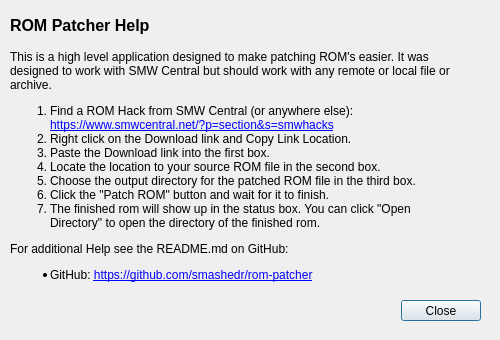
<?xml version="1.0" encoding="UTF-8"?>
<ui version="4.0">
 <class>HelpDialog</class>
 <widget class="QDialog" name="HelpDialog">
  <property name="geometry">
   <rect>
    <x>0</x>
    <y>0</y>
    <width>500</width>
    <height>340</height>
   </rect>
  </property>
  <property name="minimumSize">
   <size>
    <width>446</width>
    <height>340</height>
   </size>
  </property>
  <property name="maximumSize">
   <size>
    <width>500</width>
    <height>340</height>
   </size>
  </property>
  <property name="windowTitle">
   <string>Help - ROM Patcher</string>
  </property>
  <widget class="QDialogButtonBox" name="buttonBox">
   <property name="geometry">
    <rect>
     <x>60</x>
     <y>300</y>
     <width>421</width>
     <height>21</height>
    </rect>
   </property>
   <property name="layoutDirection">
    <enum>Qt::LeftToRight</enum>
   </property>
   <property name="orientation">
    <enum>Qt::Horizontal</enum>
   </property>
   <property name="standardButtons">
    <set>QDialogButtonBox::Close</set>
   </property>
  </widget>
  <widget class="QLabel" name="label">
   <property name="geometry">
    <rect>
     <x>10</x>
     <y>50</y>
     <width>451</width>
     <height>241</height>
    </rect>
   </property>
   <property name="minimumSize">
    <size>
     <width>0</width>
     <height>241</height>
    </size>
   </property>
   <property name="maximumSize">
    <size>
     <width>16777215</width>
     <height>241</height>
    </size>
   </property>
   <property name="layoutDirection">
    <enum>Qt::LeftToRight</enum>
   </property>
   <property name="text">
    <string>&lt;p&gt;This is a high level application designed to make patching ROM's easier. It was designed to work with SMW Central but should work with any remote or local file or archive.&lt;/p&gt;
&lt;ol&gt;
    &lt;li&gt;
        Find a ROM Hack from SMW Central (or anywhere else):&lt;br&gt;
        &lt;a href=&quot;https://www.smwcentral.net/?p=section&amp;s=smwhacks&quot; target=&quot;_blank&quot;&gt;https://www.smwcentral.net/?p=section&amp;s=smwhacks&lt;/a&gt;
    &lt;/li&gt;
    &lt;li&gt;
        Right click on the Download link and Copy Link Location.
    &lt;/li&gt;
    &lt;li&gt;
        Paste the Download link into the first box.
    &lt;/li&gt;
    &lt;li&gt;
        Locate the location to your source ROM file in the second box.
    &lt;/li&gt;
    &lt;li&gt;
        Choose the output directory for the patched ROM file in the third box.
    &lt;/li&gt;
    &lt;li&gt;
        Click the &quot;Patch ROM&quot; button and wait for it to finish.
    &lt;/li&gt;
    &lt;li&gt;
        The finished rom will show up in the status box. You can click &quot;Open Directory&quot; to open the directory of the finished rom.
    &lt;/li&gt;
&lt;/ol&gt;
&lt;p&gt;
    For additional Help see the README.md on GitHub:
&lt;/p&gt;
&lt;ul&gt;
    &lt;li&gt;
        GitHub: &lt;a href=&quot;https://github.com/smashedr/rom-patcher&quot; target=&quot;_blank&quot;&gt;https://github.com/smashedr/rom-patcher&lt;/a&gt;
    &lt;/li&gt;
&lt;/ul&gt;</string>
   </property>
   <property name="alignment">
    <set>Qt::AlignLeading|Qt::AlignLeft|Qt::AlignTop</set>
   </property>
   <property name="wordWrap">
    <bool>true</bool>
   </property>
  </widget>
  <widget class="QLabel" name="label_2">
   <property name="geometry">
    <rect>
     <x>10</x>
     <y>10</y>
     <width>421</width>
     <height>31</height>
    </rect>
   </property>
   <property name="font">
    <font>
     <pointsize>12</pointsize>
     <weight>75</weight>
     <bold>true</bold>
    </font>
   </property>
   <property name="text">
    <string>ROM Patcher Help</string>
   </property>
  </widget>
 </widget>
 <resources/>
 <connections>
  <connection>
   <sender>buttonBox</sender>
   <signal>accepted()</signal>
   <receiver>HelpDialog</receiver>
   <slot>accept()</slot>
   <hints>
    <hint type="sourcelabel">
     <x>248</x>
     <y>254</y>
    </hint>
    <hint type="destinationlabel">
     <x>157</x>
     <y>274</y>
    </hint>
   </hints>
  </connection>
  <connection>
   <sender>buttonBox</sender>
   <signal>rejected()</signal>
   <receiver>HelpDialog</receiver>
   <slot>reject()</slot>
   <hints>
    <hint type="sourcelabel">
     <x>316</x>
     <y>260</y>
    </hint>
    <hint type="destinationlabel">
     <x>286</x>
     <y>274</y>
    </hint>
   </hints>
  </connection>
 </connections>
</ui>
